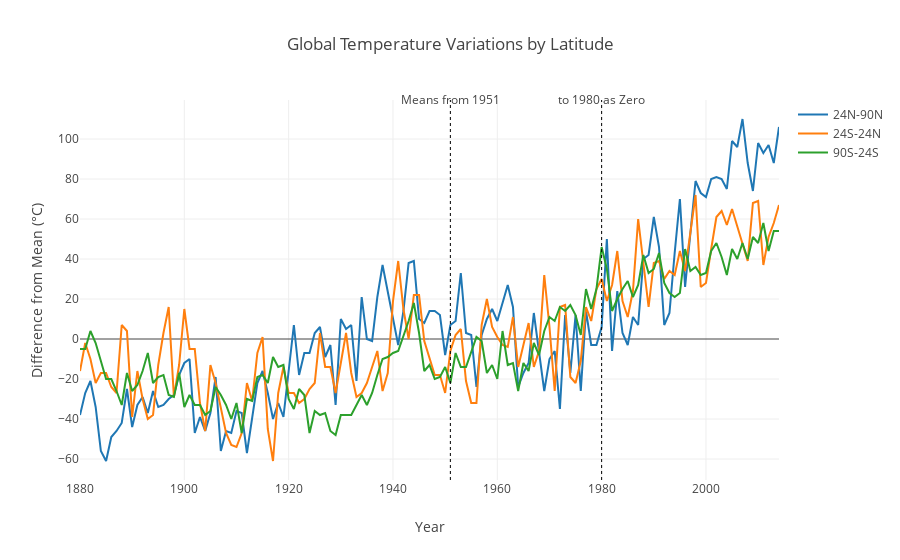

Notebook code cell kept with this figure:
### Code cell
# Plot monthly temperatures
plotData = []
for latitude in dataLatitude.loc[:, "24N-90N":"90S-24S"]:
    plotData.append(go.Scatter(name=latitude, x=dataLatitude.index.values, y=dataLatitude[latitude]))

# Add vertical lines to show start and end of basline    
plotShapes = [
    # Start baseline measurement year
    {
        "type": "line",
        "xref": "x",
        "yref": "paper",
        "x0": 1951,
        "y0": 0,
        "x1": 1951,
        "y1": 1,
        "line": {"width": 1, "dash": "dot"}
    },
    # End baseline measurement year
    {
        "type": "line",
        "xref": "x",
        "yref": "paper",
        "x0": 1980,
        "y0": 0,
        "x1": 1980,
        "y1": 1,
        "line": {"width": 1, "dash": "dot"}
    }
]

# Annotate vertical lines for start and end of baseline
plotAnnotations = [
    # Annotate start baseline measurement year
    {
        "xref": "x",
        "yref": "paper",
        "x": 1951,
        "y": 1.03,
        "text": "Means from 1951",
        "showarrow": False
    },
    # Annotate end baseline measurement year
    {
        "xref": "x",
        "yref": "paper",
        "x": 1980,
        "y": 1.03,
        "text": "to 1980 as Zero",
        "showarrow": False
    }
]

# Set title and label axes
plotLayout = go.Layout(\
                       title="Global Temperature Variations by Latitude", \
                       xaxis={"title": "Year"}, \
                       yaxis={"title": "Difference from Mean (\u00B0C)"}, \
                       shapes=plotShapes, annotations=plotAnnotations\
                      )

# Plot entire figure (both interactive and to file)
plotFigure = go.Figure(data=plotData, layout=plotLayout)
iplot(plotFigure)
plot(plotFigure, filename="output/global-temperature-variations-by-latitude.html")

### Figure 1 — Plotly figure (JSON) as saved in the notebook; plotly's stock layout.template omitted (floating-point values rounded to 4 significant figures; data arrays with more than 128 entries replaced by an {"elided": "..."} marker saying what was removed)
{"data": [{"name": "24N-90N", "type": "scatter", "x": {"elided": "135 int values"}, "y": {"elided": "135 int values"}}, {"name": "24S-24N", "type": "scatter", "x": {"elided": "135 int values"}, "y": {"elided": "135 int values"}}, {"name": "90S-24S", "type": "scatter", "x": {"elided": "135 int values"}, "y": {"elided": "135 int values"}}], "layout": {"annotations": [{"showarrow": false, "text": "Means from 1951", "x": 1951, "xref": "x", "y": 1.03, "yref": "paper"}, {"showarrow": false, "text": "to 1980 as Zero", "x": 1980, "xref": "x", "y": 1.03, "yref": "paper"}], "shapes": [{"line": {"dash": "dot", "width": 1}, "type": "line", "x0": 1951, "x1": 1951, "xref": "x", "y0": 0, "y1": 1, "yref": "paper"}, {"line": {"dash": "dot", "width": 1}, "type": "line", "x0": 1980, "x1": 1980, "xref": "x", "y0": 0, "y1": 1, "yref": "paper"}], "title": "Global Temperature Variations by Latitude", "xaxis": {"title": "Year"}, "yaxis": {"title": "Difference from Mean (°C)"}}}
